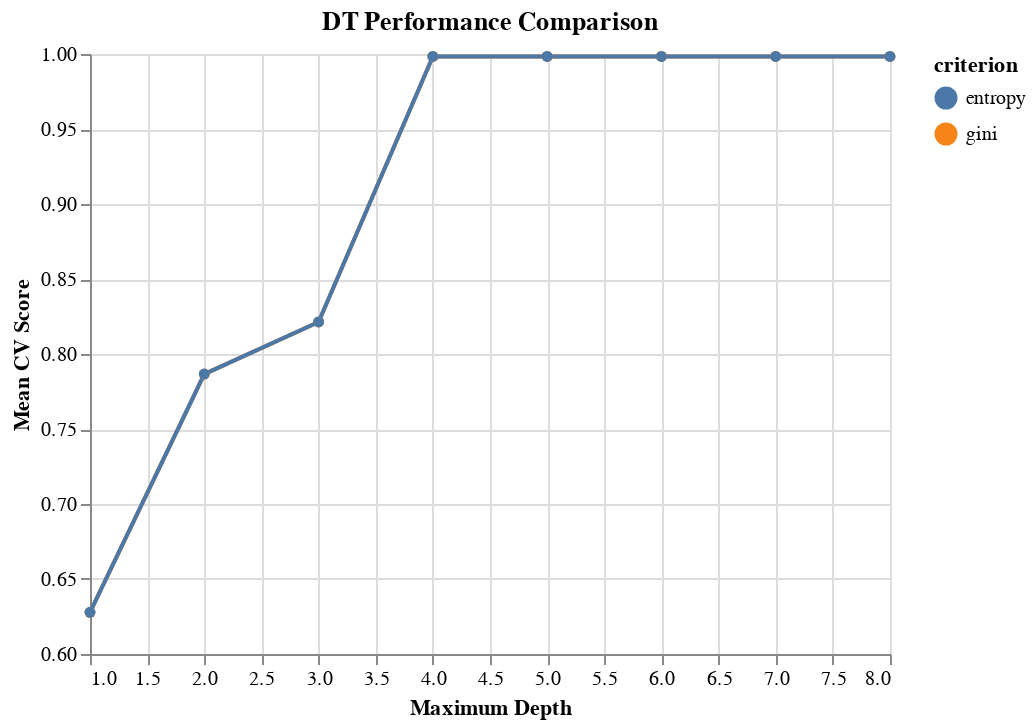

Notebook code cell kept with this figure:
### Code cell
alt.Chart(results_DT, 
          title='DT Performance Comparison'
         ).mark_line(point=True).encode(
    alt.X('max_depth', title='Maximum Depth'),
    alt.Y('test_score', title='Mean CV Score', aggregate='average', scale=alt.Scale(zero=False)),
    color='criterion'
)

### Figure 1 — Vega-Lite specification as saved in the notebook (floating-point values rounded to 4 significant figures)
{"config": {"view": {"continuousWidth": 400, "continuousHeight": 300}}, "data": {"name": "data-8313249493eb31552399b457bcb4ecc5"}, "mark": {"type": "line", "point": true}, "encoding": {"color": {"type": "nominal", "field": "criterion"}, "x": {"type": "quantitative", "field": "max_depth", "title": "Maximum Depth"}, "y": {"type": "quantitative", "aggregate": "average", "field": "test_score", "scale": {"zero": false}, "title": "Mean CV Score"}}, "title": "DT Performance Comparison", "$schema": "https://vega.github.io/schema/vega-lite/v4.8.1.json", "datasets": {"data-8313249493eb31552399b457bcb4ecc5": [{"criterion": "gini", "max_depth": 1, "min_samples_split": 2, "test_score": 0.6278}, {"criterion": "gini", "max_depth": 1, "min_samples_split": 3, "test_score": 0.6278}, {"criterion": "gini", "max_depth": 1, "min_samples_split": 4, "test_score": 0.6278}, {"criterion": "gini", "max_depth": 2, "min_samples_split": 2, "test_score": 0.7866}, {"criterion": "gini", "max_depth": 2, "min_samples_split": 3, "test_score": 0.7866}, {"criterion": "gini", "max_depth": 2, "min_samples_split": 4, "test_score": 0.7866}, {"criterion": "gini", "max_depth": 3, "min_samples_split": 2, "test_score": 0.8213}, {"criterion": "gini", "max_depth": 3, "min_samples_split": 3, "test_score": 0.8213}, {"criterion": "gini", "max_depth": 3, "min_samples_split": 4, "test_score": 0.8213}, {"criterion": "gini", "max_depth": 4, "min_samples_split": 2, "test_score": 0.9983}, {"criterion": "gini", "max_depth": 4, "min_samples_split": 3, "test_score": 0.9983}, {"criterion": "gini", "max_depth": 4, "min_samples_split": 4, "test_score": 0.9983}, {"criterion": "gini", "max_depth": 5, "min_samples_split": 2, "test_score": 0.9983}, {"criterion": "gini", "max_depth": 5, "min_samples_split": 3, "test_score": 0.9983}, {"criterion": "gini", "max_depth": 5, "min_samples_split": 4, "test_score": 0.9983}, {"criterion": "gini", "max_depth": 6, "min_samples_split": 2, "test_score": 0.9983}, {"criterion": "gini", "max_depth": 6, "min_samples_split": 3, "test_score": 0.9983}, {"criterion": "gini", "max_depth": 6, "min_samples_split": 4, "test_score": 0.9983}, {"criterion": "gini", "max_depth": 7, "min_samples_split": 2, "test_score": 0.9983}, {"criterion": "gini", "max_depth": 7, "min_samples_split": 3, "test_score": 0.9983}, {"criterion": "gini", "max_depth": 7, "min_samples_split": 4, "test_score": 0.9983}, {"criterion": "gini", "max_depth": 8, "min_samples_split": 2, "test_score": 0.9983}, {"criterion": "gini", "max_depth": 8, "min_samples_split": 3, "test_score": 0.9983}, {"criterion": "gini", "max_depth": 8, "min_samples_split": 4, "test_score": 0.9983}, {"criterion": "entropy", "max_depth": 1, "min_samples_split": 2, "test_score": 0.6278}, {"criterion": "entropy", "max_depth": 1, "min_samples_split": 3, "test_score": 0.6278}, {"criterion": "entropy", "max_depth": 1, "min_samples_split": 4, "test_score": 0.6278}, {"criterion": "entropy", "max_depth": 2, "min_samples_split": 2, "test_score": 0.7866}, {"criterion": "entropy", "max_depth": 2, "min_samples_split": 3, "test_score": 0.7866}, {"criterion": "entropy", "max_depth": 2, "min_samples_split": 4, "test_score": 0.7866}, {"criterion": "entropy", "max_depth": 3, "min_samples_split": 2, "test_score": 0.8213}, {"criterion": "entropy", "max_depth": 3, "min_samples_split": 3, "test_score": 0.8213}, {"criterion": "entropy", "max_depth": 3, "min_samples_split": 4, "test_score": 0.8213}, {"criterion": "entropy", "max_depth": 4, "min_samples_split": 2, "test_score": 0.9983}, {"criterion": "entropy", "max_depth": 4, "min_samples_split": 3, "test_score": 0.9983}, {"criterion": "entropy", "max_depth": 4, "min_samples_split": 4, "test_score": 0.9983}, {"criterion": "entropy", "max_depth": 5, "min_samples_split": 2, "test_score": 0.9983}, {"criterion": "entropy", "max_depth": 5, "min_samples_split": 3, "test_score": 0.9983}, {"criterion": "entropy", "max_depth": 5, "min_samples_split": 4, "test_score": 0.9983}, {"criterion": "entropy", "max_depth": 6, "min_samples_split": 2, "test_score": 0.9983}, {"criterion": "entropy", "max_depth": 6, "min_samples_split": 3, "test_score": 0.9983}, {"criterion": "entropy", "max_depth": 6, "min_samples_split": 4, "test_score": 0.9983}, {"criterion": "entropy", "max_depth": 7, "min_samples_split": 2, "test_score": 0.9983}, {"criterion": "entropy", "max_depth": 7, "min_samples_split": 3, "test_score": 0.9983}, {"criterion": "entropy", "max_depth": 7, "min_samples_split": 4, "test_score": 0.9983}, {"criterion": "entropy", "max_depth": 8, "min_samples_split": 2, "test_score": 0.9983}, {"criterion": "entropy", "max_depth": 8, "min_samples_split": 3, "test_score": 0.9983}, {"criterion": "entropy", "max_depth": 8, "min_samples_split": 4, "test_score": 0.9983}]}}
